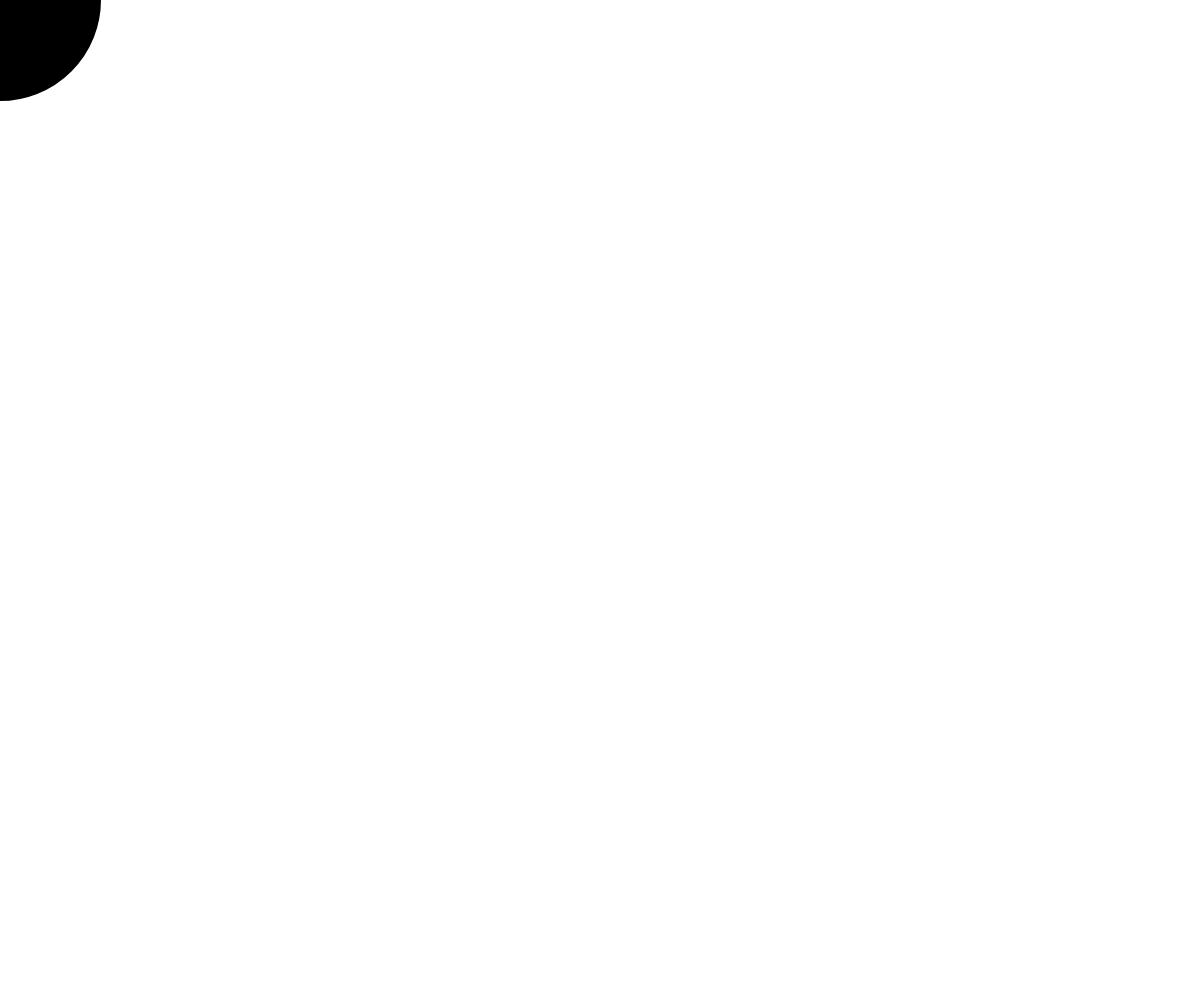
Frame 1 (no input)
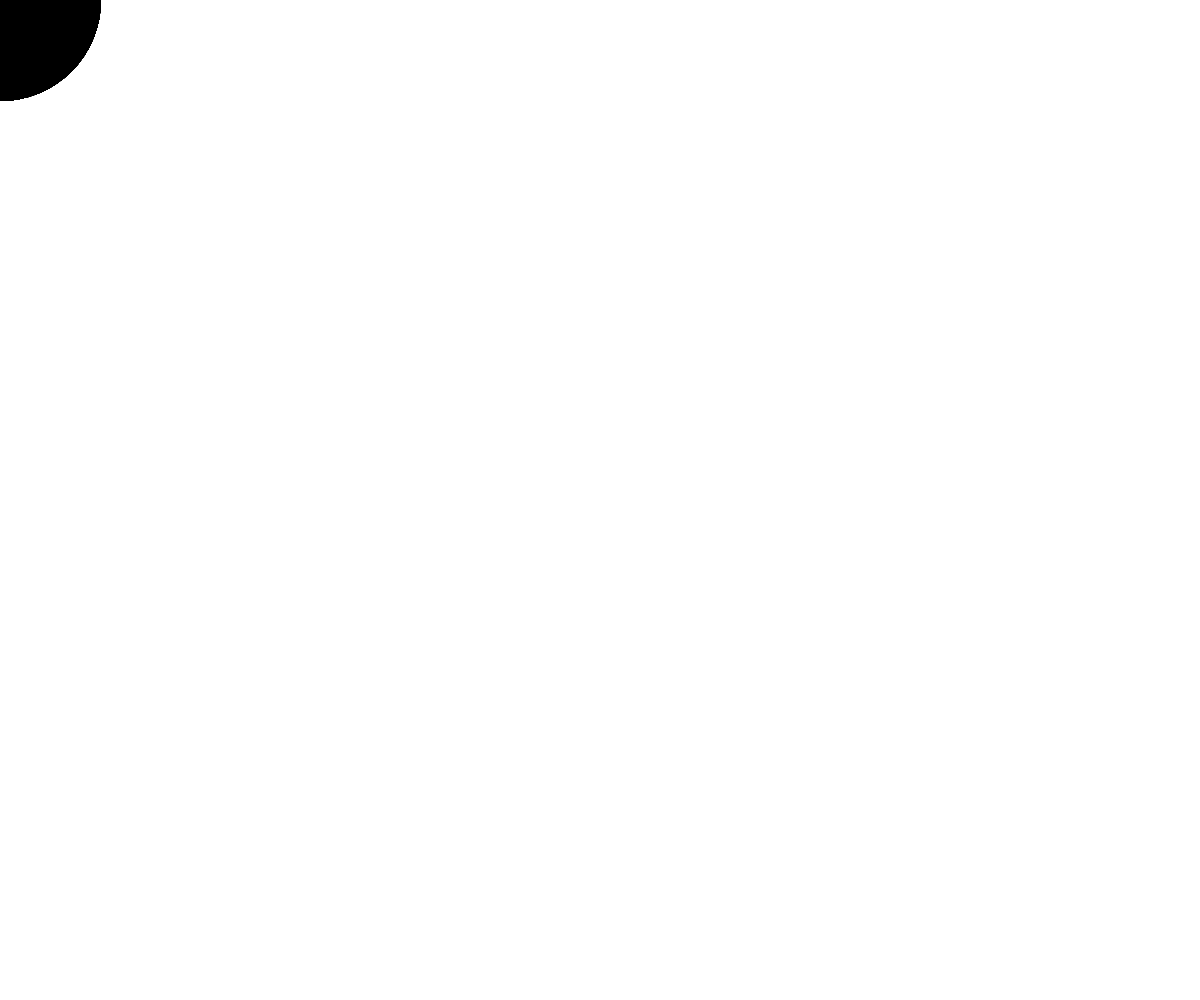
Frame 60 (no input)
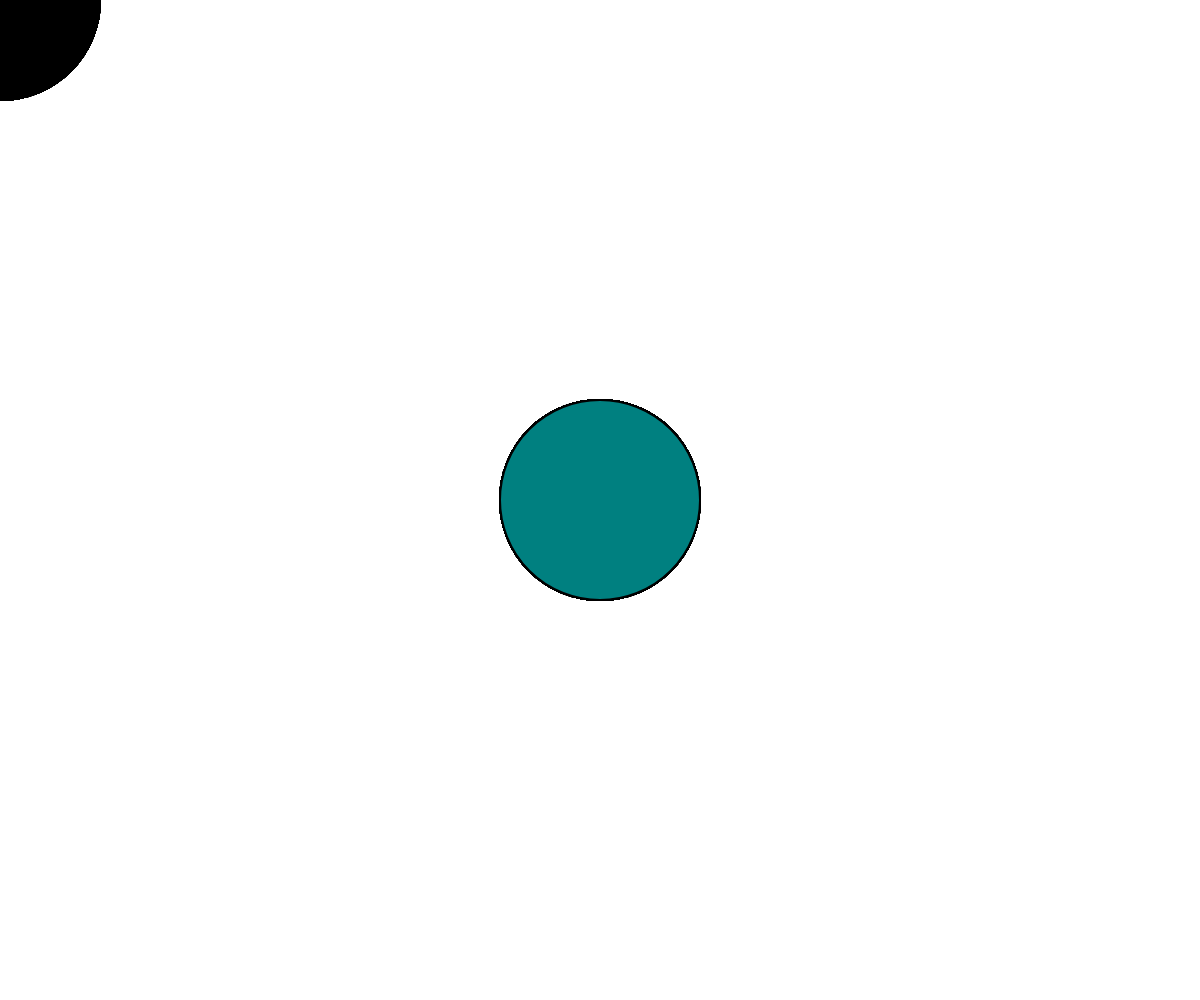
Frame 120 (the mouse pressed at the canvas centre since frame 60)

The p5.js sketch that drew these frames (run headless with seeded random() and noise() and a simulated clock; from frame 60 on, the mouse is pressed at the canvas centre):

// p5.js sketch
// ── sketch.js
function setup() { //設定函數，初始值的設定
  //建立依照視窗的高與寬當作畫布的高寬  
  createCanvas(windowWidth, windowHeight)
  //使用HSB顏色模式
  colorMode(HSB, 360, 100, 100)
  //設定初始背景顏色
  background(255)
}

function draw() { //畫圖函數
  //計算色相，根據滑鼠的 X 軸位置
  let hue = map(mouseX, 0, windowWidth, 0, 360)
  //計算亮度，根據滑鼠的 Y 軸位置
  let brightness = map(mouseY, 0, windowHeight, 0, 100)
  
  //設定圓的顏色
  fill(hue, 100, brightness)
  //設定圓的邊框顏色為黑色
  stroke(0)
  //設定圓的邊框寬度為2
  strokeWeight(2)
  
  //畫圓，圓的寬高為200px
  ellipse(mouseX, mouseY, 200, 200)
}
